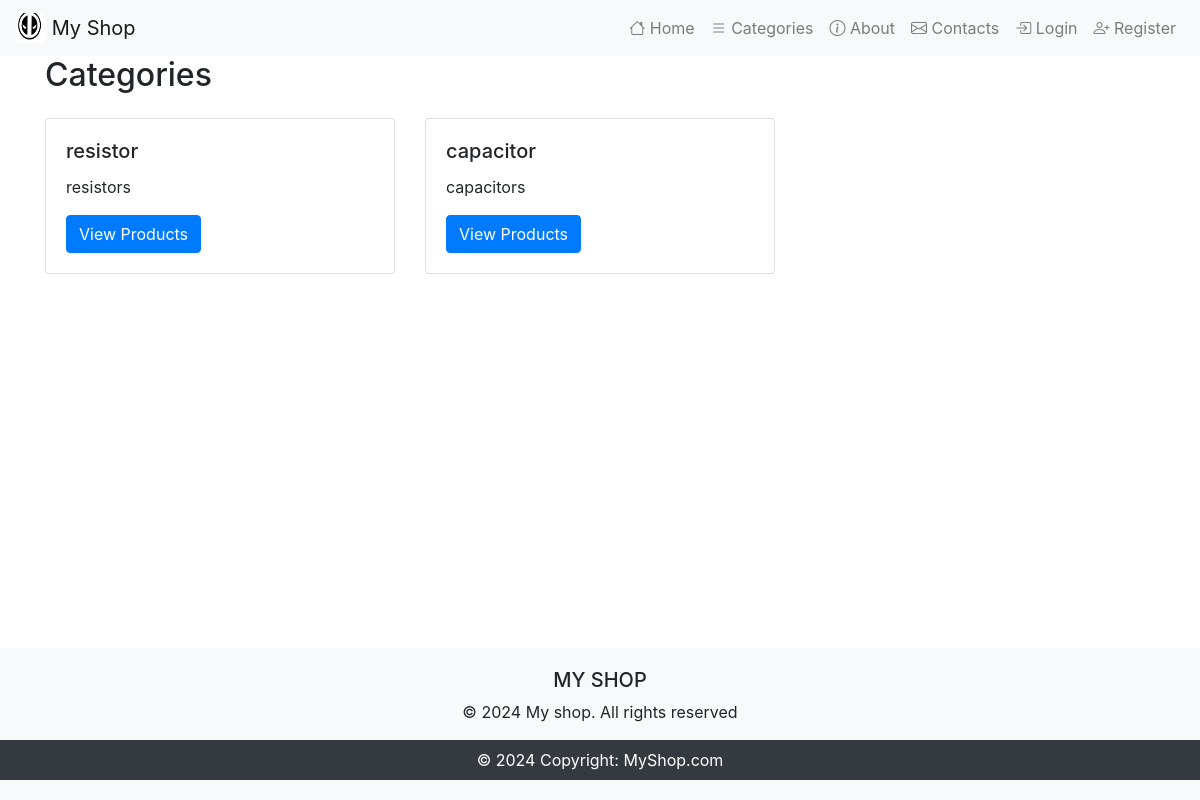
Page /categories/ on the committed database.
### electronics_shop/electronics/models.py (models this page shows, shortened)
class Category(models.Model):
    NAME_MAX_LENGTH = 255
    name = models.CharField(max_length=NAME_MAX_LENGTH)
    description = models.TextField()

### electronics_shop/categories/views.py (the view)
# urls.py: path('', CategoryListView.as_view(), name='category_list'),
class CategoryListView(ListView):
    model = Category
    template_name = 'categories/category_list.html'
    context_object_name = 'category_list'

### templates/categories/category_list.html (shortened to what this page needs)
{% extends 'base.html' %}
{% block content %}
<h2 class="mb-4">Categories</h2>
<div class="row">
    {% for category in category_list %}
    <div class="col-md-4">
        <div class="card mb-4">
            <div class="card-body">
                <h5 class="card-title">{{ category.name }}</h5>
                <p class="card-text">{{ category.description|truncatewords:15 }}</p>
                <a href="{% url 'category_detail' category.pk %}" class="btn btn-primary">View Products</a>
            </div>
        </div>
    </div>
    {% endfor %}
</div>
{% endblock %}

### templates/base.html (style rules this page uses)
html, body { height: 100%; margin: 0; }

### rows in the picture
Category: name "resistor", description "resistors"
Category: name "capacitor", description "capacitors"
